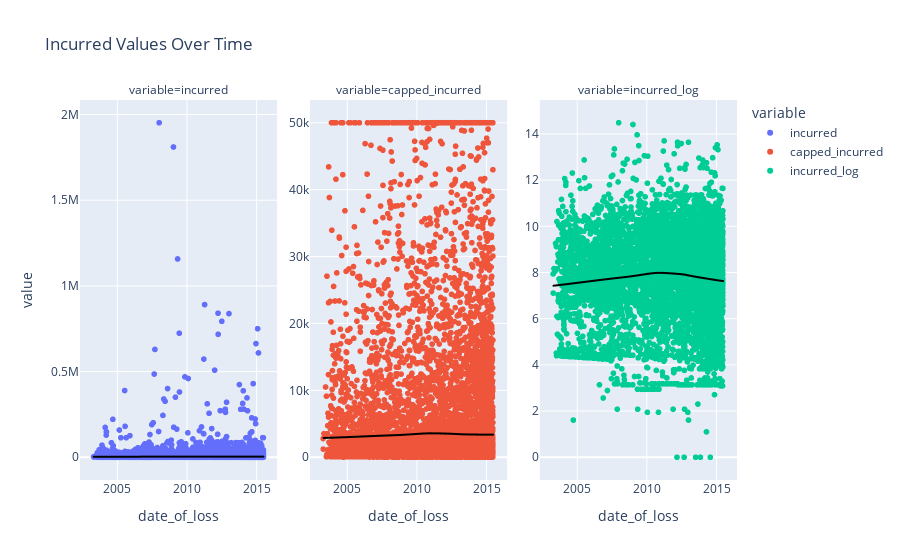

This figure's notebook cell:
### Markdown cell above
### date_of_loss

Firstly what is the relationship to target?

### Code cell
# Filter out invalid values before plotting
plot_data = data.dropna(subset=['date_of_loss', 'incurred', 'capped_incurred', 'incurred_log'])
plot_data['date_of_loss'] = pd.to_datetime(plot_data['date_of_loss'])

fig = px.scatter(plot_data, x='date_of_loss', y=['incurred', 'capped_incurred', 'incurred_log'], 
                 facet_col='variable', 
                 title='Incurred Values Over Time',
                 facet_col_spacing=0.05,
                 facet_row_spacing=0.05,
                 trendline='lowess',
                 trendline_color_override="black"
                 )
fig.update_yaxes(matches=None)
fig.for_each_yaxis(lambda yaxis: yaxis.update(showticklabels=True))
fig.show()

### Figure 1 — Plotly figure (JSON) as saved in the notebook; plotly's stock layout.template omitted (floating-point values rounded to 4 significant figures; data arrays with more than 128 entries replaced by an {"elided": "..."} marker saying what was removed)
{"data": [{"hovertemplate": "variable=incurred<br>date_of_loss=%{x}<br>value=%{y}<extra></extra>", "legendgroup": "incurred", "marker": {"color": "#636efa", "symbol": "circle"}, "mode": "markers", "name": "incurred", "showlegend": true, "type": "scattergl", "x": {"elided": "5933 str values"}, "xaxis": "x", "y": {"elided": "5933 float values"}, "yaxis": "y"}, {"hovertemplate": "<b>LOWESS trendline</b><br><br>variable=incurred<br>date_of_loss=%{x}<br>value=%{y} <b>(trend)</b><extra></extra>", "legendgroup": "incurred", "line": {"color": "black"}, "marker": {"color": "#636efa", "symbol": "circle"}, "mode": "lines", "name": "incurred", "showlegend": false, "type": "scattergl", "x": {"elided": "5933 str values"}, "xaxis": "x", "y": {"elided": "5933 float values"}, "yaxis": "y"}, {"hovertemplate": "variable=capped_incurred<br>date_of_loss=%{x}<br>value=%{y}<extra></extra>", "legendgroup": "capped_incurred", "marker": {"color": "#EF553B", "symbol": "circle"}, "mode": "markers", "name": "capped_incurred", "showlegend": true, "type": "scattergl", "x": {"elided": "5933 str values"}, "xaxis": "x2", "y": {"elided": "5933 float values"}, "yaxis": "y2"}, {"hovertemplate": "<b>LOWESS trendline</b><br><br>variable=capped_incurred<br>date_of_loss=%{x}<br>value=%{y} <b>(trend)</b><extra></extra>", "legendgroup": "capped_incurred", "line": {"color": "black"}, "marker": {"color": "#EF553B", "symbol": "circle"}, "mode": "lines", "name": "capped_incurred", "showlegend": false, "type": "scattergl", "x": {"elided": "5933 str values"}, "xaxis": "x2", "y": {"elided": "5933 float values"}, "yaxis": "y2"}, {"hovertemplate": "variable=incurred_log<br>date_of_loss=%{x}<br>value=%{y}<extra></extra>", "legendgroup": "incurred_log", "marker": {"color": "#00cc96", "symbol": "circle"}, "mode": "markers", "name": "incurred_log", "showlegend": true, "type": "scattergl", "x": {"elided": "5933 str values"}, "xaxis": "x3", "y": {"elided": "5933 float values"}, "yaxis": "y3"}, {"hovertemplate": "<b>LOWESS trendline</b><br><br>variable=incurred_log<br>date_of_loss=%{x}<br>value=%{y} <b>(trend)</b><extra></extra>", "legendgroup": "incurred_log", "line": {"color": "black"}, "marker": {"color": "#00cc96", "symbol": "circle"}, "mode": "lines", "name": "incurred_log", "showlegend": false, "type": "scattergl", "x": {"elided": "5933 str values"}, "xaxis": "x3", "y": {"elided": "5933 float values"}, "yaxis": "y3"}], "layout": {"annotations": [{"font": {}, "showarrow": false, "text": "variable=incurred", "x": 0.15, "xanchor": "center", "xref": "paper", "y": 1, "yanchor": "bottom", "yref": "paper"}, {"font": {}, "showarrow": false, "text": "variable=capped_incurred", "x": 0.5, "xanchor": "center", "xref": "paper", "y": 1, "yanchor": "bottom", "yref": "paper"}, {"font": {}, "showarrow": false, "text": "variable=incurred_log", "x": 0.85, "xanchor": "center", "xref": "paper", "y": 1, "yanchor": "bottom", "yref": "paper"}], "legend": {"title": {"text": "variable"}, "tracegroupgap": 0}, "title": {"text": "Incurred Values Over Time"}, "xaxis": {"anchor": "y", "domain": [0, 0.3], "title": {"text": "date_of_loss"}}, "xaxis2": {"anchor": "y2", "domain": [0.35, 0.65], "matches": "x", "title": {"text": "date_of_loss"}}, "xaxis3": {"anchor": "y3", "domain": [0.7, 1], "matches": "x", "title": {"text": "date_of_loss"}}, "yaxis": {"anchor": "x", "domain": [0, 1], "showticklabels": true, "title": {"text": "value"}}, "yaxis2": {"anchor": "x2", "domain": [0, 1], "showticklabels": true}, "yaxis3": {"anchor": "x3", "domain": [0, 1], "showticklabels": true}}}
